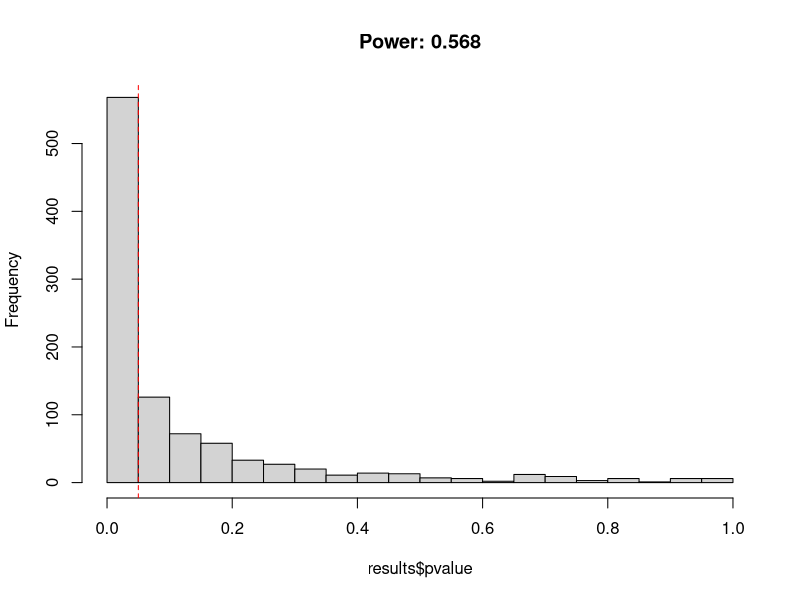
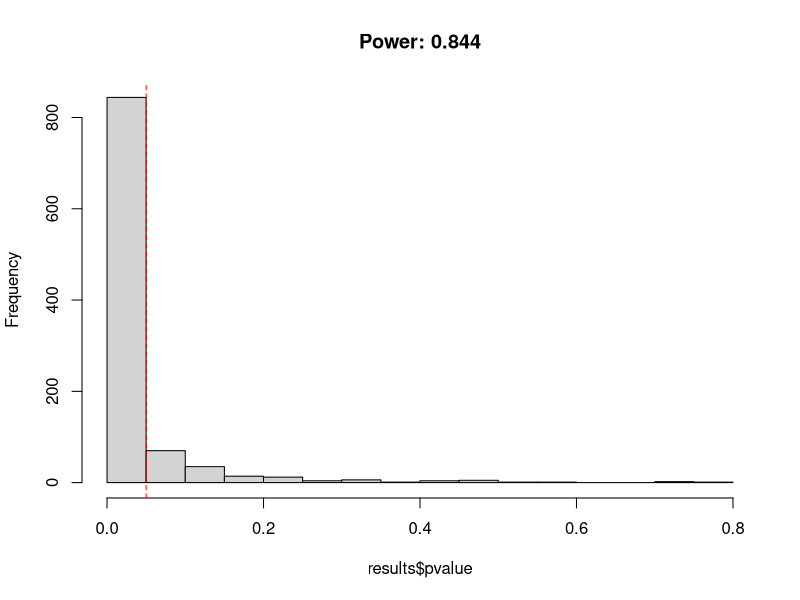
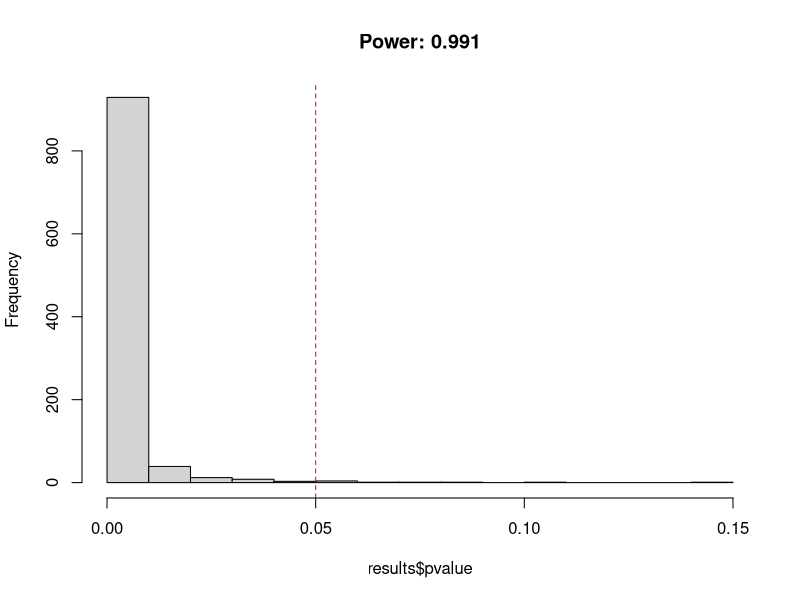
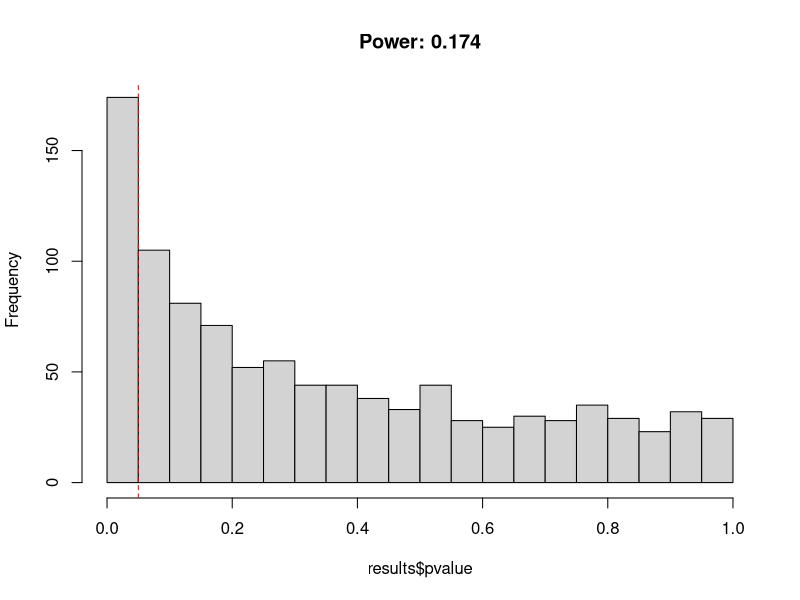
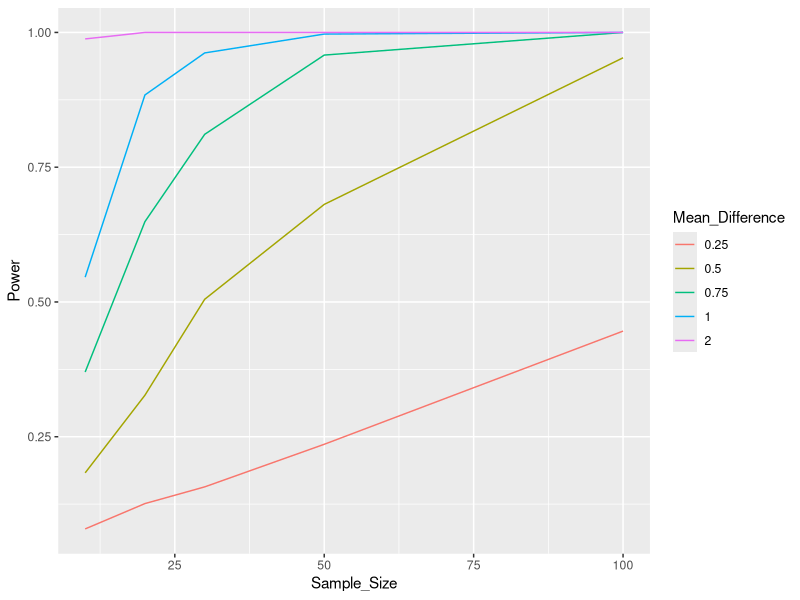

These figures' R source, in order:
## ---- chunk 1
knitr::opts_chunk$set(echo = TRUE)
## ---- chunk 2
#Write a function that takes as input 4 numbers(diffmeans,sdev,samplesize, trials) and performs the following operations:
#Creates two normal populations of size 'samplesize' and standard deviation 'sdev'; one population has a mean of zero and the other has a mean of 'diffmeans' 
#Compares the two populations with a t.test and stores the p.value in a vector or dataframe
#Repeats this process in a loop 'trials' number of times
#Prints a histogram of pvalues with a red dotted line at 0.05 
#Prints the power of the test i.e the percentage of p.values <=0.05 (you may use this as the plot title instead of printing it)

t.power=function(diffmeans,sdev,samplesize,trials){
  results=data.frame(pvalue=as.numeric())
  
  for (i in 1:trials){
    pop_1=rnorm(samplesize,mean = 0,sd=sdev)
    pop_2=rnorm(samplesize,mean = diffmeans,sd=sdev)
    test=t.test(pop_1,pop_2)
    results[i,"pvalue"]=test$p.value
  }
  power=sum(results$pvalue<=0.05)/trials
  #ggplot(results,aes(x=pvalue))+geom_histogram()+geom_vline(xintercept = 0.05, color = "red", linetype = 'dotted', size=1)+
  #ggtitle(paste("Power:", power))  
  #If not using ggplot
  hist(results$pvalue,main = paste("Power:", power),breaks = trials/50)
  abline(v=0.05,lty="dashed",col="red")
}

## ---- chunk 3
#Test the function with diffmeans=1, sd=1, sample size=10 and trials=1000 
t.power(diffmeans = 1,sdev = 1,samplesize = 10,trials = 1000)

#Vary diffmeans,sdev and samplesize one at a time to see their impact on power 
t.power(diffmeans = 1,sdev = 1,samplesize = 20,trials = 1000)  #doubled sample size to 20
t.power(diffmeans = 2,sdev = 1,samplesize = 10,trials = 1000)  #doubled diffmeans to 2
t.power(diffmeans = 1,sdev = 2,samplesize = 10,trials = 1000)  #doubled sdev to 2

#You can compare your results with the r function 'power.t.test' to see if they give similar results
power.t.test(n=10,delta = 1,sd = 1,sig.level = 0.05,type = "t",alternative = "t")
## ---- chunk 4
#Modify the function so instead of printing the histogram it just returns the power 

t.power=function(diffmeans,sdev,samplesize,trials){
  results=data.frame(pvalue=as.numeric())
  
  for (i in 1:trials){
    pop_1=rnorm(samplesize,mean = 0,sd=sdev)
    pop_2=rnorm(samplesize,mean = diffmeans,sd=sdev)
    test=t.test(pop_1,pop_2)
    results[i,"pvalue"]=test$p.value
  }
  power=sum(results$pvalue<=0.05)/trials
  return(power)

  }

## ---- chunk 5
#We want to analyze the effect of a range of sample sizes and mean differences on power (assuming sdev=1 and trial=1000). These values are given below:
diffs=c(0.25,0.5,0.75,1,2)
sizes=c(10,20,30,50,100)

#Write a loop that inputs these values to the function one by one and stores the output power for each combination in a dataframe. The output dataframe should look like a table with the different sample sizes as rows and different diffmeans as columns. 

res=data.frame()
for (i in 1:length(sizes)){
  for (j in 1:length(diffs)){
res[i,j]=t.power(samplesize=sizes[i],diffmeans=diffs[j],trials = 1000,sdev = 1 )  
  
  }  
}

colnames(res)=diffs
rownames(res)=sizes
res

## ---- chunk 6
#Plot the power on the y-axis and sample size on the x-axis for each mean difference (on the same plot)
library(ggplot2)
library(reshape2)
res_m=res
res_m$Sample_Size=rownames(res)
res_m=melt(res_m,id.vars = "Sample_Size",variable.name = "Mean_Difference",value.name = "Power")
res_m$Sample_Size=as.numeric(res_m$Sample_Size)

ggplot(data=res_m,aes(x=Sample_Size,y=Power,col=Mean_Difference))+geom_line()
